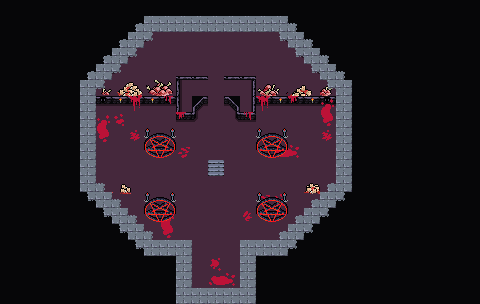

Rendered tile map (Tiled .tmx) drawn with the repository's tilesets; below, a short description and the map source with its tile grids summarised:
An orthogonal 30x19 tile map with 16x16 px tiles, 5 tile layers (Collision, Background, Ground, Ornamental Walls, ...), 4 tilesets and 16 objects (4x dialog).

<map version="1.10" tiledversion="1.11.2" orientation="orthogonal" renderorder="right-down" width="30" height="19" tilewidth="16" tileheight="16" infinite="0" nextlayerid="8" nextobjectid="126">
 <editorsettings>
  <export target="wastetown..tmx" format="tmx" />
 </editorsettings>
 <properties>
  <property name="dungeonEffect" value="{&quot;startBattleWithCard&quot;: [ &quot;Giggling Skitterspike&quot;, &quot;Found footage&quot; ]}" />
 </properties>
 <tileset firstgid="1" source="../../../../common/maps/tileset/main.tsx" />
 <tileset firstgid="10113" source="../../../../common/maps/tileset/buildings.tsx" />
 <tileset firstgid="11905" source="../../../../common/maps/tileset/dungeon/DarkAbbeyTiles.tsx" />
 <tileset firstgid="11935" source="../../../../common/maps/tileset/dungeon/dungeon_bis.tsx" />
 <layer id="6" name="Collision" width="30" height="19">
  <data>[570 cells, 103 non-empty, 7 distinct tile ids]</data>
 </layer>
 <layer id="1" name="Background" width="30" height="19">
  <data>[570 cells, 564 non-empty, 4 distinct tile ids]</data>
 </layer>
 <layer id="2" name="Ground" width="30" height="19">
  <data>[570 cells, 396 non-empty, 37 distinct tile ids]</data>
 </layer>
 <layer id="7" name="Ornamental Walls" width="30" height="19">
  <data>[570 cells, 106 non-empty, 15 distinct tile ids]</data>
 </layer>
 <layer id="3" name="Clutter" width="30" height="19">
  <properties>
   <property name="spriteLayer" type="bool" value="true" />
  </properties>
  <data>[570 cells, 37 non-empty, 20 distinct tile ids]</data>
 </layer>
 <objectgroup id="4" name="Objects">
  <object id="75" template="../../../../common/maps/obj/enemy.tx" x="295.904" y="144.808">
   <properties>
    <property name="enemy" value="The Master of Keys" />
    <property name="speedModifier" type="float" value="50" />
    <property name="threatRange" type="int" value="30" />
    <property name="waypoints" value="" />
   </properties>
  </object>
  <object id="86" template="../../../../common/maps/obj/entry_up.tx" x="208.316" y="175.684">
   <properties>
    <property name="teleport" value="../Realm of Legends/maps/map/evilgrove/Church_of_Valgavoth_1.tmx" />
   </properties>
  </object>
  <object id="94" template="../../../../common/maps/obj/enemy.tx" x="207.333" y="241.727">
   <properties>
    <property name="enemy" value="The Mindskinner" />
    <property name="speedModifier" type="float" value="50" />
    <property name="threatRange" type="int" value="30" />
    <property name="waypoints" value="" />
   </properties>
  </object>
  <object id="95" template="../../../../common/maps/obj/enemy.tx" x="119.879" y="143.06">
   <properties>
    <property name="enemy" value="Rendmaw" />
    <property name="speedModifier" type="float" value="50" />
    <property name="threatRange" type="int" value="30" />
    <property name="waypoints" value="" />
   </properties>
  </object>
  <object id="108" name="Ward" type="dialog" gid="11912" x="192.063" y="128.292" width="48" height="16">
   <properties>
    <property name="dialog">[{
    "text":"A current of enchanted blood blocks your way forward. You experimentally try to push through it, but the waves of overwhelming fear and pain that fill you swiftly change your mind. It seems the only way through is by killing the captives whose endless agony feed the barrier. Twisted, but likely an act of mercy.",
    "options":[
    { "name":"Leave" } 
    ]
}]</property>
   </properties>
  </object>
  <object id="109" name="Sacrifice1" type="dialog" gid="11905" x="99.0003" y="124" width="16" height="16">
   <properties>
    <property name="dialog">[
  { 
    "text":"A captive lies tied to the altar. As you approach, you sense their fear being feasted upon.", 
    "options":[ 
	{ 
		"text":"As the third captive is freed, you hear the sound of shattering as the barrier in the center of the chamber fails. Time to end this.",
		"action":[{"deleteMapObject":-1},{"advanceMapFlag":"gate"}],
		"name":"Put them out of their misery" 
			"options":[{
			"condition":[{"getMapFlag":{"key":"gate","op":"&gt;=","val":3}}],
			"action":[{"deleteMapObject":108}, {"deleteMapObject":124}],
			"name":"Continue" }]
	},
	{ "name":"Leave" } 	
	] 
	} 
]</property>
   </properties>
  </object>
  <object id="110" name="Sacrifice2" type="dialog" gid="11906" x="319" y="125" width="16" height="16">
   <properties>
    <property name="dialog">[
  { 
    "text":"A captive lies tied to the altar. As you approach, you sense their fear being feasted upon.", 
    "options":[ 
	{ 
		"text":"As the third captive is freed, you hear the sound of shattering as the barrier in the center of the chamber fails. Time to end this.",
		"action":[{"deleteMapObject":-1},{"advanceMapFlag":"gate"}],
		"name":"Put them out of their misery" 
			"options":[{
			"condition":[{"getMapFlag":{"key":"gate","op":"&gt;=","val":3}}],
			"action":[{"deleteMapObject":108}, {"deleteMapObject":124}],
			"name":"Continue" }]
	},
	{ "name":"Leave" } 	
	] 
	} 
]</property>
   </properties>
  </object>
  <object id="111" name="Sacrifice3" type="dialog" gid="11907" x="209.333" y="285" width="16" height="16">
   <properties>
    <property name="dialog">[
  { 
    "text":"A captive lies tied to the altar. As you approach, you sense their fear being feasted upon.", 
    "options":[ 
	{ 
		"text":"As the third captive is freed, you hear the sound of shattering as the barrier in the center of the chamber fails. Time to end this.",
		"action":[{"deleteMapObject":-1},{"advanceMapFlag":"gate"}],
		"name":"Put them out of their misery" 
			"options":[{
			"condition":[{"getMapFlag":{"key":"gate","op":"&gt;=","val":3}}],
			"action":[{"deleteMapObject":108}, {"deleteMapObject":124}],
			"name":"ok" }]
	},
	{ "name":"Leave" } 	
	] 
	} 
]</property>
   </properties>
  </object>
  <object id="116" template="../../../../common/maps/obj/enemy.tx" x="204.899" y="72.2358" width="24" height="24">
   <properties>
    <property name="defeatDialog">[
	{
	   "text": "As the great demon is slain, the whole church shudders around you, beginning to slowly collapse. It gasps out a few final words
'Impossible... I am... fear itself...' Ironically, panic is evident in the demon's final words.",
   "options": [{
      "name": "(Continue)", "action": [{"deleteMapObject":-1}]}]
	}
	]</property>
    <property name="effect" value="{&quot;startBattleWithCard&quot;: [&quot;Murky Sewer|DSK&quot;, &quot;Razortrap Gorge|DSK&quot;, &quot;Unholy Annex|DSK&quot;, &quot;Funeral Room|DSK&quot;, &quot;nowhere to run|DSK&quot;]}" />
    <property name="enemy" value="Valgavoth" />
    <property name="spawn.Easy" type="bool" value="false" />
    <property name="spawn.Normal" type="bool" value="false" />
   </properties>
  </object>
  <object id="117" template="../../../../common/maps/obj/booster.tx" x="123.333" y="79.6667">
   <properties>
    <property name="reward">[
  {
    "editions": [ "DSK" ],
    "type": "card",
    "count": 10,
    "rarity": [ "Common" ]
  },
  {
    "editions": [ "DSK" ],
    "type": "card",
    "count": 3,
    "rarity": [ "Uncommon" ]
  },
  {
    "editions": [ "DSK" ],
    "type": "card",
    "count": 1,
    "rarity": [ "Rare", "Mythic Rare" ]
  }
]
</property>
   </properties>
  </object>
  <object id="118" template="../../../../common/maps/obj/booster.tx" x="155.333" y="47.3333">
   <properties>
    <property name="reward">[
  {
    "editions": [ "DSK" ],
    "type": "card",
    "count": 10,
    "rarity": [ "Common" ]
  },
  {
    "editions": [ "DSK" ],
    "type": "card",
    "count": 3,
    "rarity": [ "Uncommon" ]
  },
  {
    "editions": [ "DSK" ],
    "type": "card",
    "count": 1,
    "rarity": [ "Rare", "Mythic Rare" ]
  }
]
</property>
   </properties>
  </object>
  </objectgroup>
</map>
<!-- 5 of 16 objects omitted -->
